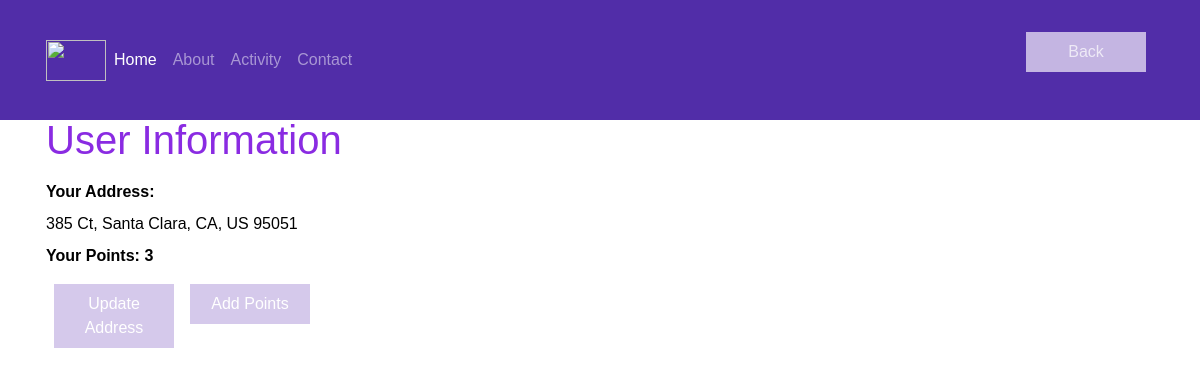
The app's page /user_info.php (signed in) with its own data.
### tables this page shows
CREATE TABLE `UserAddress` (
  `UserID` int(20) NOT NULL,
  `Country` varchar(15) NOT NULL,
  `State` varchar(15) NOT NULL,
  `City` varchar(15) NOT NULL,
  `Street` varchar(30) NOT NULL,
  `Zipcode` int(15) NOT NULL
);

### public_html/user_info.php (the view, shortened to what this page needs)
<?php
require_once 'login.php';
$conn = new mysqli($hn, $un, $pw, $db);
echo <<<_End
<html>
	<head>
		<link rel="stylesheet" href="https://stackpath.bootstrapcdn.com/bootstrap/4.4.1/css/bootstrap.min.css">
        <link rel="stylesheet" type="text/css" href="background.css">
        <link rel="stylesheet" href="styles.css">
        <title>Smart City Recreation</title>
	</head>
	<body>
	    <nav class="navbar navbar-dark navbar-expand-sm fixed-top">
            <div class="container">
                <button class="navbar-toggler" type="button" data-toggle="collapse" data-target="#Navbar">
                    <span class="navbar-toggler-icon"></span>
                </button>
                <a class="navbar-brand mr-auto" href="#"><img src="images/activity.png" height="41" width="60"></a>
                <div class="collapse navbar-collapse" id="Navbar">
                    <ul class="navbar-nav mr-auto">
                        <li class="nav-item active"><a class="nav-link" href="index.php"></span>Home</a></li>
                        <li class="nav-item"><a class="nav-link" href="./#"></span>About</a></li>
                        <li class="nav-item"><a class="nav-link" href="#"></span>Activity</a></li>
                        <li class="nav-item"><a class="nav-link" href="./#"></span>Contact</a></li>
                    </ul>
                    <form method="POST" action="user_login.php">
                    <button type="submit" name="back" id="bacn">Back</button></form>
                </div>
            </div>
        </nav>
        <div  class="bodycontent">
            <div class="container">
                <div><label style="color:#8A2BE2;text-align:center;"><h1>User Information<br/></h1></label></div>
                <div><label for="address"><b>Your Address:<br></b></label></div>
                <div><label for="psw">
_End;
                get_user_address();
                echo $user_address;
                  echo<<<_e
                  </label></div>
                <div><label for="address"><b>Your Points:
_e;
                echo " ".$updated_points."</br>";
                echo<<<_e2
                  </b></label></div>
                  <div>
                  <button type="button" onclick="document.getElementById('id07').style.display='block'" class="signupbtn">Update Address</button></div>
                  <div>
                  <button onclick="document.getElementById('id06').style.display='block'" name="add_point_button" id="add_point_button" type="button" class="signupbtn">Add Points</button></div>
                  <link rel="stylesheet" href="login_style.css">
                  <link rel="stylesheet" type="text/css" href="login_style.css">
                </div>
    </body>
</html>
_e2;
function get_user_address()
{
    global $conn;
    $query2 = "SELECT * FROM UserAddress WHERE UserID= '$_SESSION[UserID]'";
    $result = $conn->query($query2);
    if (!$result)
    {
        echo "No Address";
    }
    else
    {
        $rows = $result->num_rows;
        for ($i = 0 ; $i < $rows ; ++$i)
        {
            $result->data_seek($i);
            $row = $result->fetch_array(MYSQLI_NUM);
            $user_country = $row[1];
            $user_state = $row[2];
            $user_city = $row[3];
            $user_street = $row[4];
            $user_zipcode = $row[5];
            $user_address = $user_street.", ".$user_city.", ".$user_state.", ".$user_country." ".$user_zipcode."<br>";
        }
    }
}
function add_points()
{
    $updated_points = $_SESSION['Points'];
}
?>

### public_html/background.css (style rules this page uses)
body { background: url(https://image.freepik.com/free-vector/abstract-hand-painted-watercolor-sky-clouds-background_100956-418.jpg); background-size: cover; background-position: center; font-family: Arial; color: black; }
html { height: 100%; }

### public_html/styles.css (style rules this page uses)
body { padding: 50px 0px 0px 0px; z-index: 0; }
.navbar-dark { background-color: #512DA8; }

### public_html/login_style.css (style rules this page uses)
body { font-family: Arial, Helvetica, sans-serif; }
* { box-sizing: border-box; }
button { background-color: #D1C4E9; color: white; padding: 8px 10px; border: none; margin: 8px; cursor: pointer; width: 120; opacity: 0.9; }
.cancelbtn, .signupbtn { float: left; width: 120; }
.container { padding: 16px; }
.bodycontent { margin-top: 50px; }

### records on screen
useraddress: Street "385 Ct", City "Santa Clara", State "CA", Country "US", Zipcode "95051"

### other values on screen
$updated_points "3"
